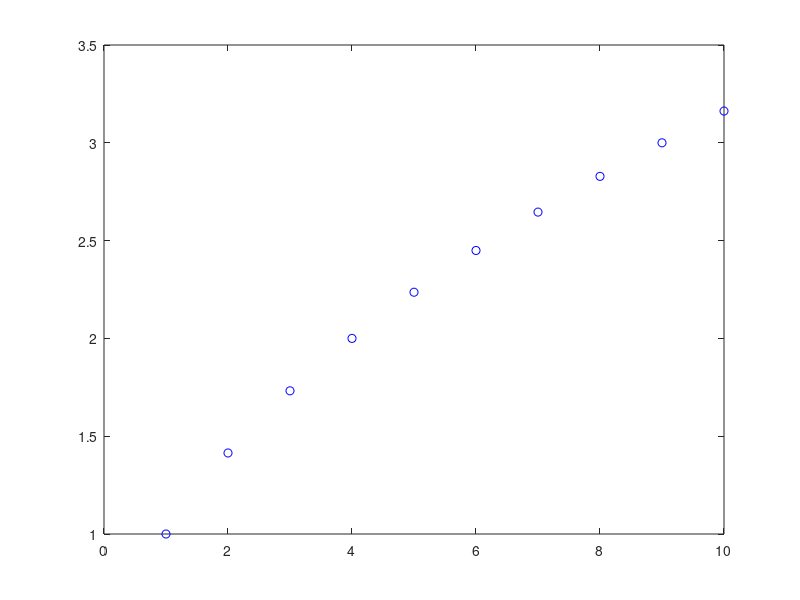

The MATLAB source for this figure: (Note: this script raises an error after producing the figure.)
% Added comment symbols from MATLAB Editor
% Another new text bullshit
% Save binary file into local dir. 
% Call getTime function in local dir.
% 
% Script to to something
x = 1:10;
y = sqrt(x);

% Added more shit
plot(x,y,'bo')

% Save a .mat file
save('binary_file.mat','y')

% Run a function from a different m file
clc
output = getTime();

% Added some comments